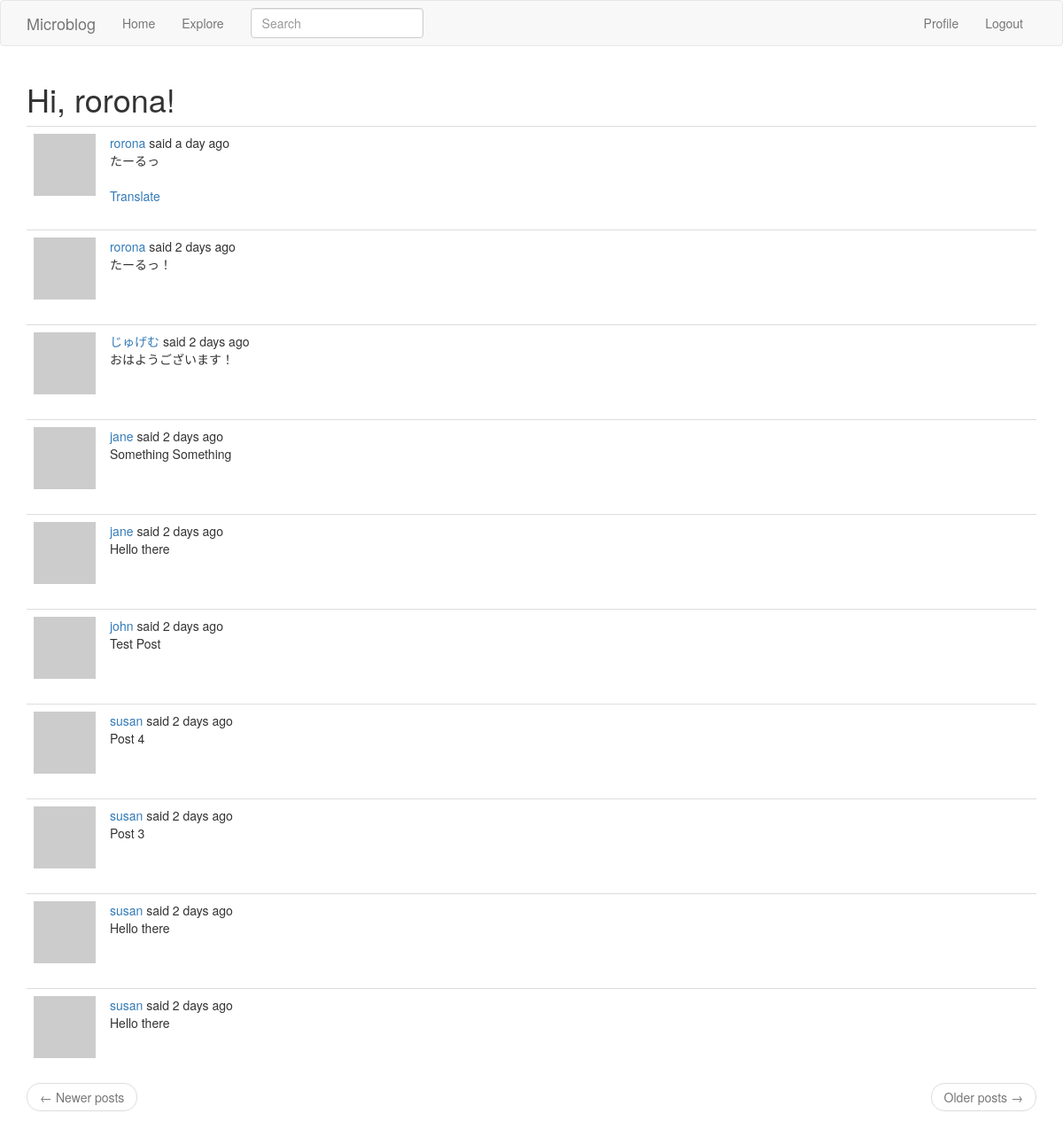
Page /explore (signed in) on the committed database.
### app/models.py (models this page shows, shortened)
class User(UserMixin, db.Model):
    id = db.Column(db.Integer, primary_key=True)
    username = db.Column(db.String(64), index=True, unique=True)
    email = db.Column(db.String(120), index=True, unique=True)
    password_hash = db.Column(db.String(128))
    posts = db.relationship('Post', backref='author', lazy='dynamic')
    about_me = db.Column(db.String(140))
    last_seen = db.Column(db.DateTime, default=datetime.utcnow)
    followed = db.relationship(
        'User', secondary=followers,
        primaryjoin=(followers.c.follower_id == id),
        secondaryjoin=(followers.c.followed_id == id),
        backref=db.backref('followers', lazy='dynamic'), lazy='dynamic')
    def avatar(self, size):
        digest = md5(self.email.lower().encode('utf-8')).hexdigest()
        return 'https://www.gravatar.com/avatar/{}?d=identicon&s={}'.format(
            digest, size)

class SearchableMixin(object):
    @classmethod
    def before_commit(cls, session):
        session._changes = {
            'add': list(session.new),
            'update': list(session.dirty),
            'delete': list(session.deleted)
        }
    @classmethod
    def after_commit(cls, session):
        for obj in session._changes['add']:
            if isinstance(obj, SearchableMixin):
                add_to_index(obj.__tablename__, obj)
        for obj in session._changes['update']:
            if isinstance(obj, SearchableMixin):
                add_to_index(obj.__tablename__, obj)
        for obj in session._changes['delete']:
            if isinstance(obj, SearchableMixin):
                remove(obj.__tablename__, obj)

class Post(SearchableMixin, db.Model):
    __searchable__ = ['body']
    id = db.Column(db.Integer, primary_key=True)
    body = db.Column(db.String(140))
    timestamp = db.Column(db.DateTime, index=True, default=datetime.utcnow)
    user_id = db.Column(db.Integer, db.ForeignKey('user.id'))
    language = db.Column(db.String(5))

### app/main/routes.py (the view)
@bp.route('/explore')
@login_required
def explore():
    page = request.args.get('page', 1, type=int)
    posts = Post.query.order_by(Post.timestamp.desc()).paginate(
        page, current_app.config['POSTS_PER_PAGE'], False)
    next_url = url_for('main.explore', page=posts.next_num) \
        if posts.has_next else None
    prev_url = url_for('main.explore', page=posts.prev_num) \
        if posts.has_prev else None
    return render_template('index.html', title=_('Explore'),
                           posts=posts.items, next_url=next_url,
                           prev_url=prev_url)

### app/main/forms.py
class SearchForm(FlaskForm):
    q = StringField(_l('Search'), validators=[DataRequired()])
    def __init__(self, *args, **kwargs):
        if 'formdata' not in kwargs:
            kwargs['formdata'] = request.args
        if 'meta' not in kwargs:
            kwargs['meta'] = {'csrf': False}
        super().__init__(*args, **kwargs)

### app/main/routes.py (called while the page is built)
@bp.before_app_request
def before_request():
    if current_user.is_authenticated:
        current_user.last_seen = datetime.utcnow()
        db.session.commit()
        g.search_form = SearchForm()
    g.locale = str(get_locale())

### app/models.py (called while the page is built)
@login.user_loader
def load_user(id):
    return User.query.get(int(id))

### app/templates/index.html (shortened to what this page needs)
{% extends "base.html" %}
{% import 'bootstrap/wtf.html' as wtf %}
{% block app_content %}
    <h1>{{ _('Hi, %(username)s!', username=current_user.username) }}</h1>
    {% for post in posts %}
        {% include '_post.html' %}
    {% endfor %}
    {% include "_page_nav.html" %}
{% endblock app_content %}

### app/templates/_post.html (shortened to what this page needs)
<table class="table table-hover">
    <tr>
        <td width="70px">
            <a href="{{ url_for('main.user', username=post.author.username) }}">
                <img src="{{ post.author.avatar(70) }}"
                     alt="{{ post.author.username }}'s avatar"
                     height="70"
                     width="70" />
            </a>
        </td>
        <td>
        {{ _('%(username)s said %(when)s',
        username=user_link, when=moment(post.timestamp).fromNow()) }}
        <br />
        <span id="post{{ post.id }}">{{ post.body }}</span>
        {% if post.language and post.language != g.locale %}
            <br />
            <br />
            <span id="translation{{ post.id }}">
                <a href="javascript:translate( '#post{{ post.id }}', '#translation{{ post.id }}', '{{ post.language }}', '{{ g.locale }}');">{{ _('Translate') }}</a>
            </span>
        {% endif %}
    </td>
</tr>
</table>

### rows in the picture
Post: body "たーるっ"
Post: body "たーるっ！"
Post: body "おはようございます！"
Post: body "Something Something"
Post: body "Hello there"
Post: body "Test Post"
Post: body "Post 4"
Post: body "Post 3"
Post: body "Hello there"
Post: body "Hello there"
